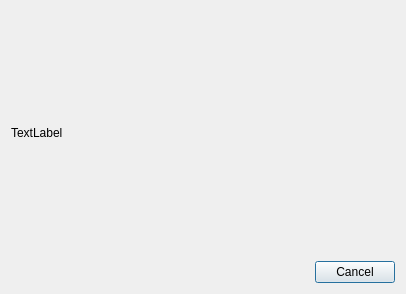
<?xml version="1.0" encoding="UTF-8"?>
<ui version="4.0">
 <class>Grafik</class>
 <widget class="QDialog" name="Grafik">
  <property name="geometry">
   <rect>
    <x>0</x>
    <y>0</y>
    <width>406</width>
    <height>294</height>
   </rect>
  </property>
  <property name="windowTitle">
   <string>Dialog</string>
  </property>
  <layout class="QVBoxLayout" name="verticalLayout">
   <item>
    <widget class="QLabel" name="label_Grafik">
     <property name="text">
      <string>TextLabel</string>
     </property>
    </widget>
   </item>
   <item>
    <widget class="QDialogButtonBox" name="buttonBox">
     <property name="orientation">
      <enum>Qt::Horizontal</enum>
     </property>
     <property name="standardButtons">
      <set>QDialogButtonBox::Cancel</set>
     </property>
    </widget>
   </item>
  </layout>
 </widget>
 <resources/>
 <connections>
  <connection>
   <sender>buttonBox</sender>
   <signal>accepted()</signal>
   <receiver>Grafik</receiver>
   <slot>accept()</slot>
   <hints>
    <hint type="sourcelabel">
     <x>248</x>
     <y>254</y>
    </hint>
    <hint type="destinationlabel">
     <x>157</x>
     <y>274</y>
    </hint>
   </hints>
  </connection>
  <connection>
   <sender>buttonBox</sender>
   <signal>rejected()</signal>
   <receiver>Grafik</receiver>
   <slot>reject()</slot>
   <hints>
    <hint type="sourcelabel">
     <x>316</x>
     <y>260</y>
    </hint>
    <hint type="destinationlabel">
     <x>286</x>
     <y>274</y>
    </hint>
   </hints>
  </connection>
 </connections>
</ui>
